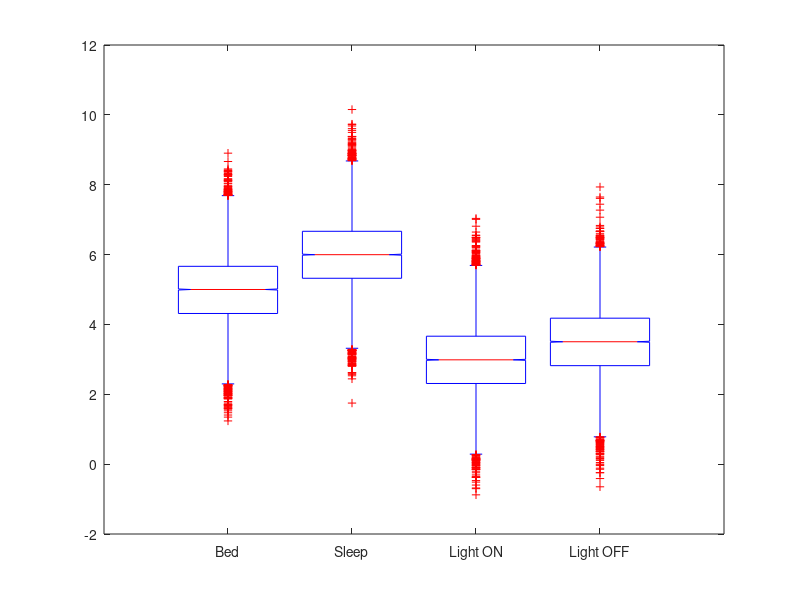

The MATLAB source for this figure: (Note: this script raises an error after producing the figure.)
clear all;
close all;
clc;
rng default  % For reproducibility
bed = normrnd(5,1,20000,1);
sleep = normrnd(6,1,20000,1);
lighton = normrnd(3,1,20000,1);
lightoff = normrnd(3.5,1,20000,1);
figure
boxplot([bed,sleep,lighton,lightoff],'Notch','on','Labels',{'Bed','Sleep','Light ON', 'Light OFF'})
title('Compare data from Bed room distribution sensors', FontSize=16)
xlabel('Bed room Sensor', FontSize=16)
ylabel('features values',FontSize=16)
%%%%%%%%%%%%%%%%%% washroom sensor distribution
bathroomseat = normrnd(7,1,110000,1);
watertap = normrnd(9,1,110000,1);
shower = normrnd(5,1,110000,1);
landuary = normrnd(3.5,1,110000,1);
figure
boxplot([bathroomseat,watertap,shower,landuary],'Notch','on','Labels',{'bathroom seat','Watertap','Shower', 'Laundry'})
title('Compare data from Restroom distribution sensors', FontSize=16)
xlabel('Restroom Sensor', FontSize=16)
ylabel('features values',FontSize=16)
%%%%%%%%%%%%%%%%%%%%%%%%%%%%%%%%%kitchen 
kettle = normrnd(7,1,9999,1);
microwave = normrnd(9,1,9999,1);
water_purifier = normrnd(5,1,9999,1);
induction = normrnd(3.5,1,9999,1);
Fridge = normrnd(5.5,1,9999,1);
figure
boxplot([kettle,microwave,water_purifier,induction,Fridge],'Notch','on','Labels',{'Kettle','Microwave','Water Purifier','Induction', 'Fridge'})
title('Compare data from Kitchen distribution sensors', FontSize=16)
xlabel('Kitchen Sensor', FontSize=16)
ylabel('features values',FontSize=16)

%%%%%%%%%%%%%%%%%%%%%%%%%%%%%%%%%Garden Sensor

gardning = normrnd(7,1,5000,1);
silent_dog = normrnd(9,1,5000,1);
figure
boxplot([gardning,silent_dog],'Notch','on','Labels',{'Gardning','Silent Dog'})
title('Compare data from Garden distribution sensors', FontSize=16)
xlabel('Garden Sensor', FontSize=16)
ylabel('features values',FontSize=16)
%%%%%%%%%%%%%%%%%%%%%%%hall sensor

TV = normrnd(7,1,7000,1);
reading = normrnd(10,1,7000,1);
newspaper = normrnd(6,1,7000,1);
exercise = normrnd(4.5,1,7000,1);
entertainment = normrnd(5.5,1,7000,1);
stairs = normrnd(4.5,1,7000,1);
entry = normrnd(5.5,1,7000,1);
figure
boxplot([TV,reading,newspaper,exercise,entertainment,stairs,entry],'Notch','on','Labels',{'Watching TV','Reading Book','Nespaper','Exercise', 'Entertainment', 'Stairs', 'Exit/Entry'})
title('Compare data from Hall distribution sensors', FontSize=16)
xlabel('Hall Sensor', FontSize=16)
ylabel('features values',FontSize=16)

